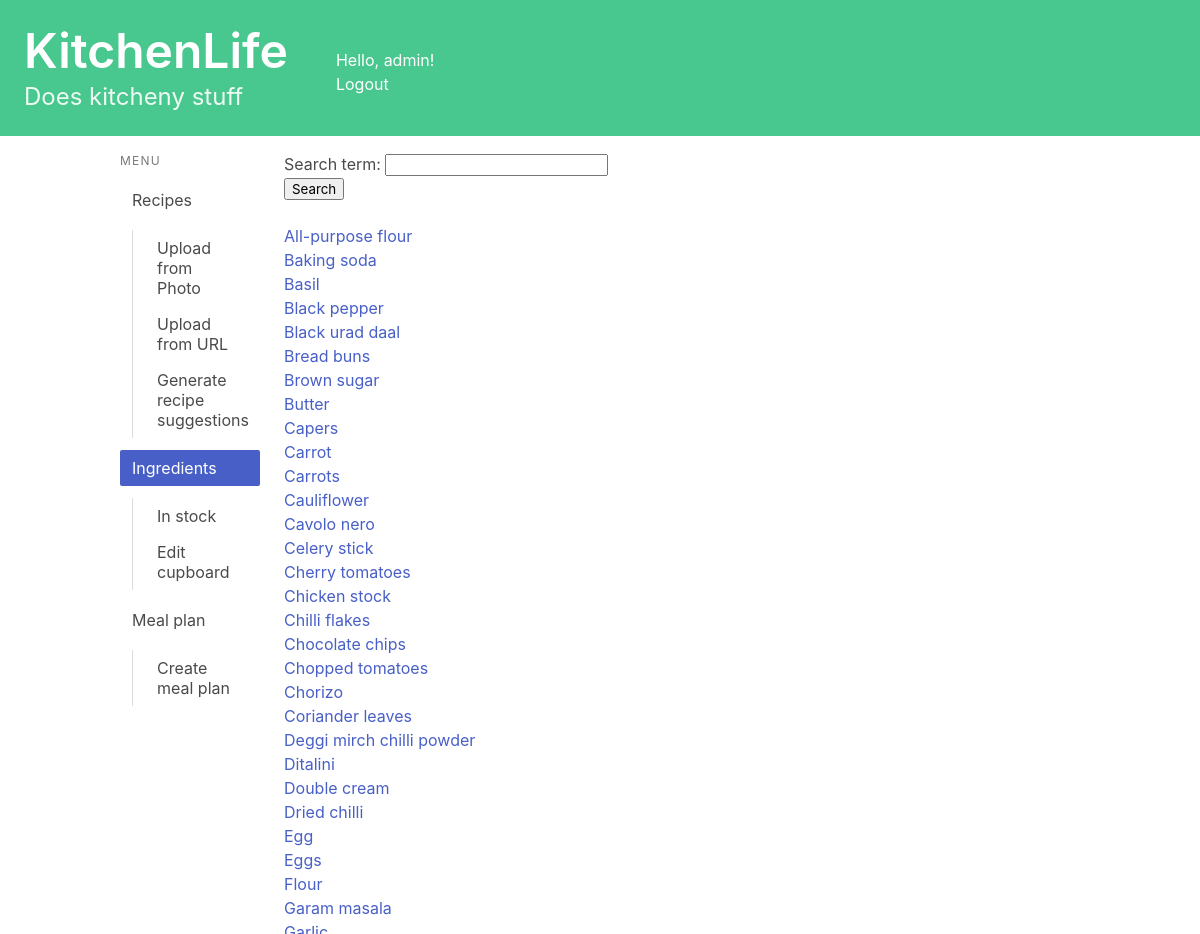
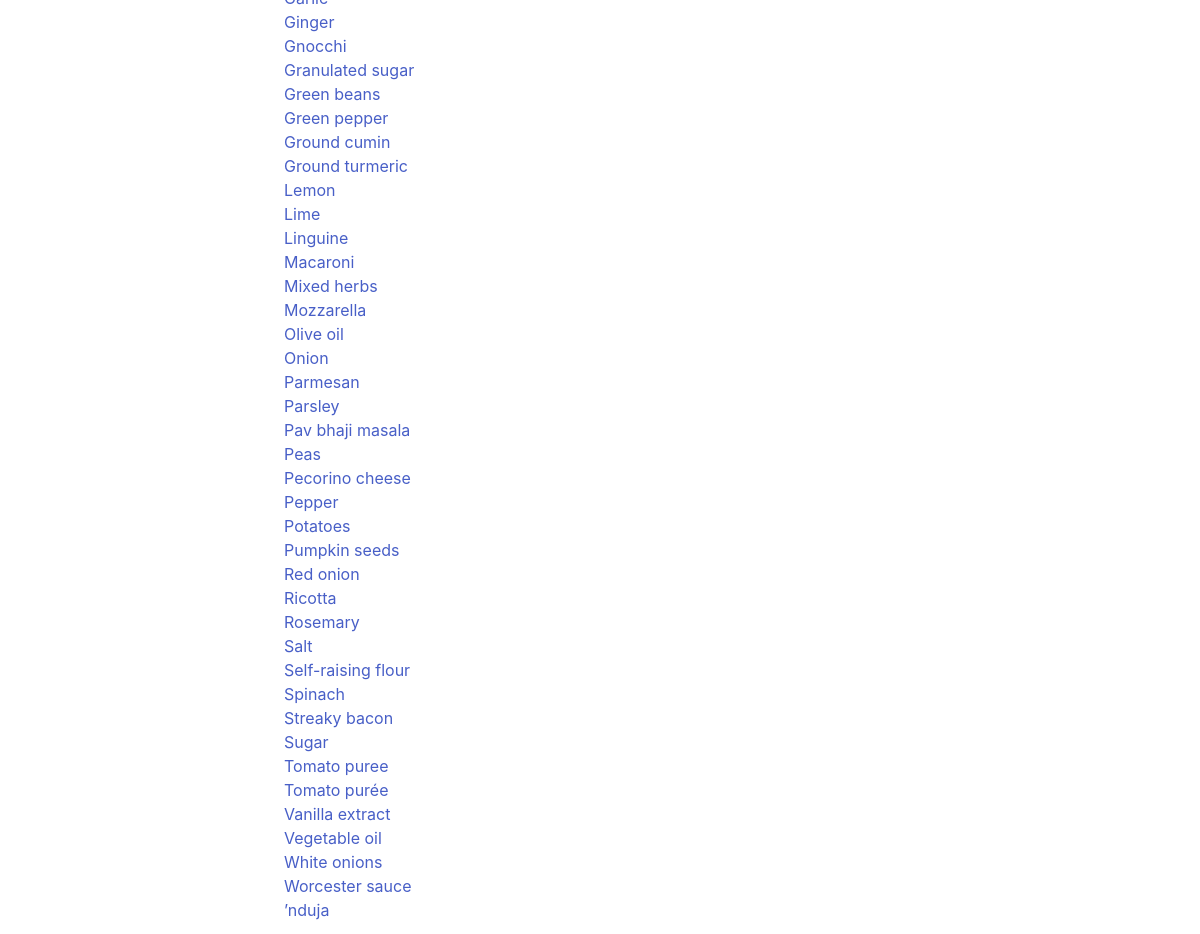
Before: /cupboard/ (signed in) with the older database file (2 pictures, top to bottom).
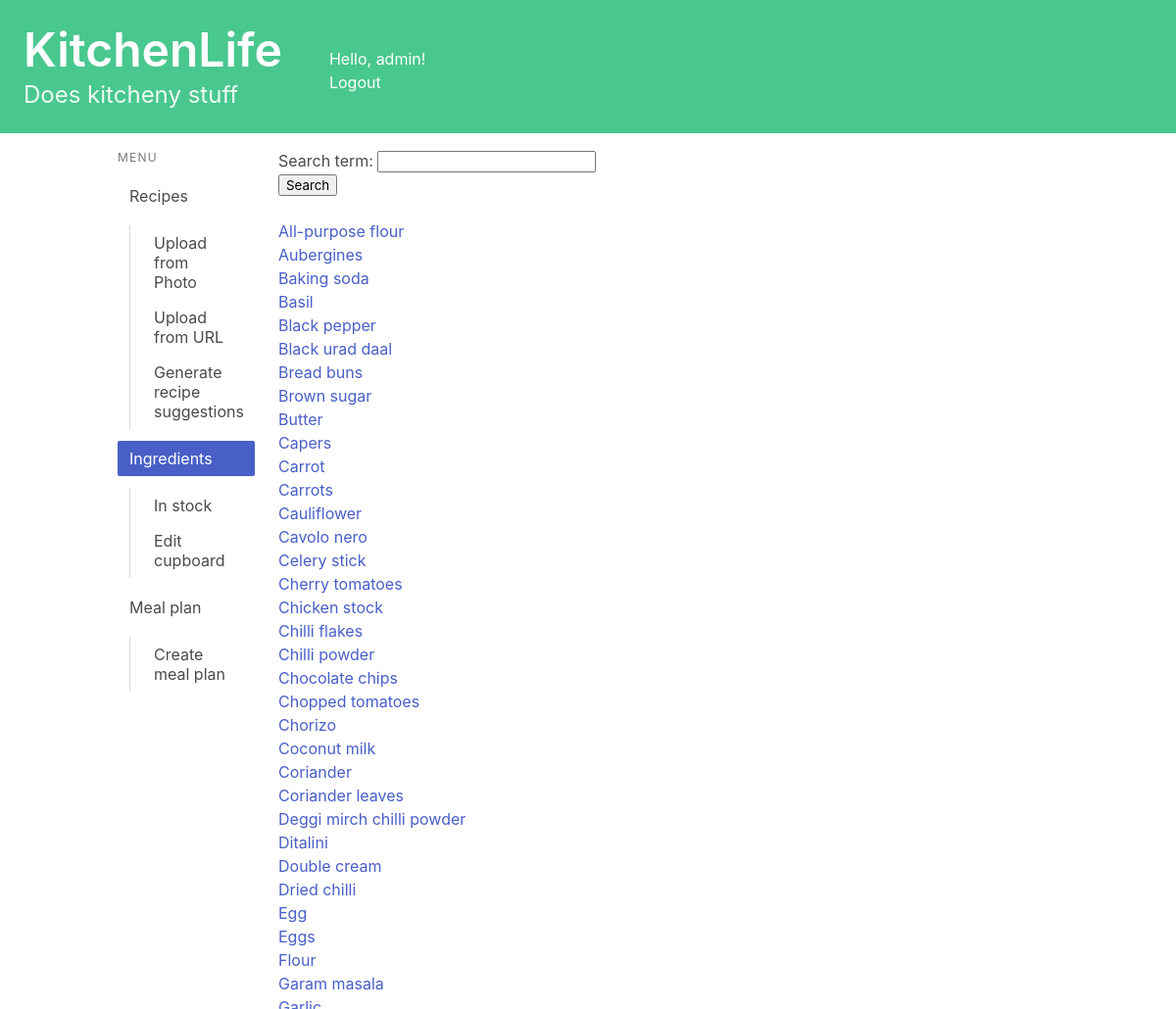
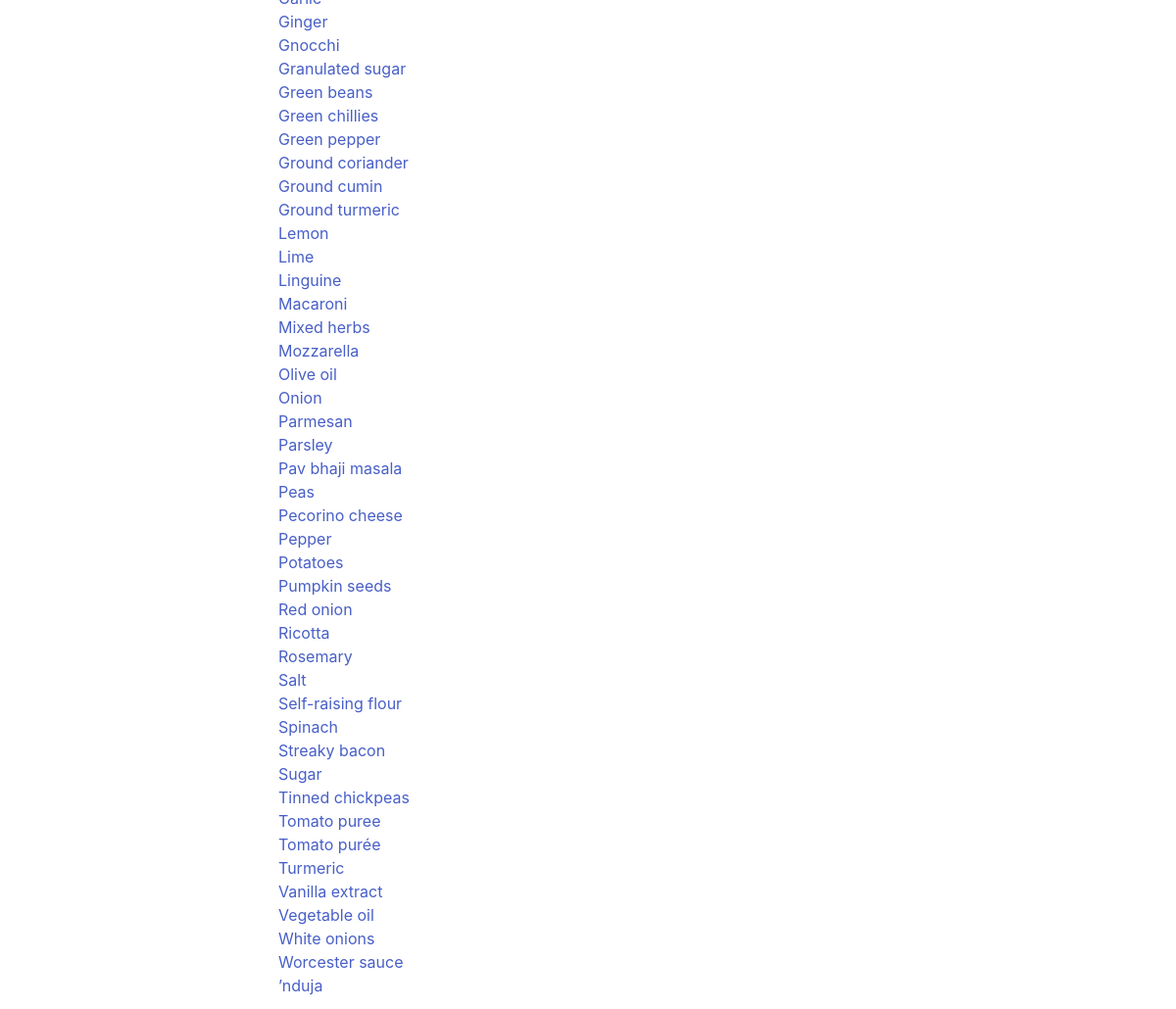
After: the same page with the newer database file (2 pictures, top to bottom).
### cupboard/models.py (models this page shows, shortened)
class Ingredient(models.Model):
    name = models.CharField(max_length=50)

### cupboard/views.py (the view)
# urls.py: path('', views.ingredients_index, name='ingredients_index'),
@login_required
def ingredients_index(request):
    profile = request.user.profile
    if request.method == 'POST':
        form = SearchForm(request.POST)
        if form.is_valid():
            filtered_ingredient = form.cleaned_data['search_term']
            ingredient_list = profile.ingredients_referenced.filter(name__contains=filtered_ingredient).order_by("name")
    else:
        form = SearchForm()
        ingredient_list = profile.ingredients_referenced.filter().order_by("name")
    context = {'ingredient_list': ingredient_list, 'form': form}
    return render(request, 'cupboard/ingredients_index.html', context)

### recipes/forms.py
class SearchForm(forms.Form):
    search_term = forms.CharField(max_length=50)

### recipes/templatetags/is_active.py (called while the page is built)
@register.simple_tag
def is_active(request, url):
    if reverse(url) == request.path:
        return "is-active"
    return ""

### cupboard/templates/cupboard/ingredients_index.html (shortened to what this page needs)
{% extends 'base.html' %}
{% block content %}
<ul>
    <form method="post">
         {{ form.as_p }}
        <button type="submit">Search</button>
    </form>
    <br>
{% if ingredient_list %}
    {% for ingredient in ingredient_list %}
    <li><a href="{% url 'cupboard:ingredient_detail' ingredient.id %}">{{ ingredient.name }}</a></li>
    {% endfor %}
{% else %}
    <p>No ingredients are available.</p>
{% endif %}
</ul>
{% endblock content %}

### kitchenlife/templates/base.html (shortened to what this page needs)
<!DOCTYPE html>
<html lang="en">
{% load is_active %}
<head>
    <link rel="stylesheet"
          href="https://cdn.jsdelivr.net/npm/bulma@0.9.3/css/bulma.min.css">
</head>
<body>
    <a href="{% url 'index' %} ">
        <section class="hero is-small is-success mb-4">
            <div class="columns">
                <div class="column">
                    <div class="hero-body">
                        <h1 class="title is-1">KitchenLife</h1>
                        <p class="subtitle is-4">
                            Does kitcheny stuff
                        </p>
                    </div>
                </div>
                <div class="column">
                    <br><br>
                    Hello, {{ user.username|default:'Guest' }}!
                    <div>
                        {% if user.is_authenticated %}
                            <a href="{% url 'logout' %}">Logout</a>
                        {% else %}
                            <a href="{% url 'login' %}">Login</a>
                        {% endif %}
                    </div>
                </div>
            </div>
        </section>
    </a>
    <div class="container">
        <div class="columns">
            <div class="column is-2">
                <aside class="menu">
                  <p class="menu-label">
                    Menu
                  </p>
                  <ul class="menu-list">
                    <li>
                        <a href="{% url 'recipes:index' %}" class="{% is_active request 'recipes:index' %}">Recipes</a>
                        <ul>
                            <a href="{% url 'recipes:upload_photo' %}" class="{% is_active request 'recipes:upload_photo' %}">Upload from Photo</a>
                            <a href="{% url 'recipes:upload_url' %}" class="{% is_active request 'recipes:upload_url' %}">Upload from URL</a>
                            <a href="{% url 'recipes:generate_recipe_suggestion' %}" class="{% is_active request 'recipes:generate_recipe_suggestion' %}">Generate recipe suggestions</a>
                        </ul>
                        <a  href="{% url 'cupboard:ingredients_index' %}" class="{% is_active request 'cupboard:ingredients_index' %}">Ingredients</a>
                        <ul>
                            <a href="{% url 'cupboard:cupboard_index' %}" class="{% is_active request 'cupboard:cupboard_index' %}">In stock</a>
                            <a href="{% url 'cupboard:edit_cupboard' %}" class="{% is_active request 'cupboard:edit_cupboard' %}">Edit cupboard</a>
                        </ul>
                        <a href="{% url 'mealplan:meal_plan_index' %}" class="{% is_active request 'mealplan:meal_plan_index' %}">Meal plan</a>
                        <ul>
                            <a href="{% url 'mealplan:add_meal_plan' %}" class="{% is_active request 'mealplan:add_meal_plan' %}">Create meal plan</a>
                        </ul>
                    </li>
                  </ul>
                </aside>
            </div>
            <div class="column">
                {% block content %}
                {% endblock content %}
            </div>
        </div>
    </div>
</body>
</html>

Changed rows visible on the page:
added Ingredient: name "Aubergines"
added Ingredient: name "Chilli powder"
added Ingredient: name "Coconut milk"
added Ingredient: name "Coriander"
added Ingredient: name "Green chillies"
added Ingredient: name "Ground coriander"
added Ingredient: name "Tinned chickpeas"
added Ingredient: name "Turmeric"
